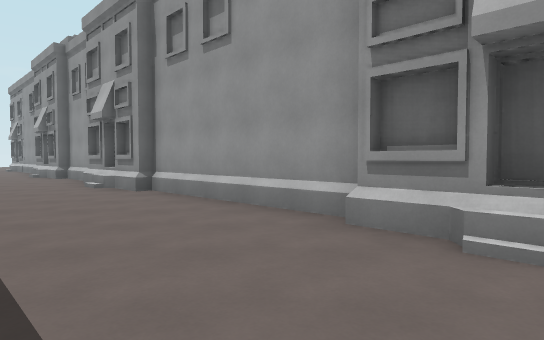
[1] (above)

19 first-person views from a walk through a level from a Godot 3-D game. The camera is 1.4 m above the floor, tilts 2° down and sees 75° across. The floor is counted in squares, 2.4 m on a side. Each view is taken from the middle of a square. On the plan, view 1 faces up. The plan holds only what a view shows up to about 10 squares ahead; the rest is blank. The place goes on beyond the plan. Surface patterns are stand-ins for the level's own textures.

[2]
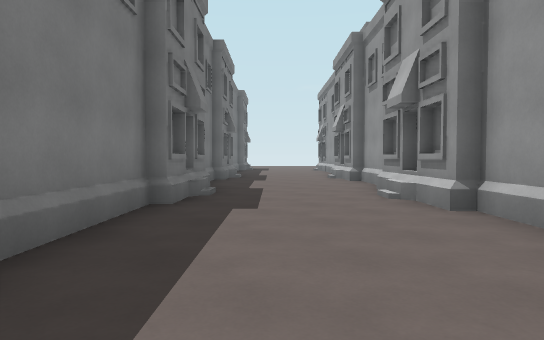

[3]
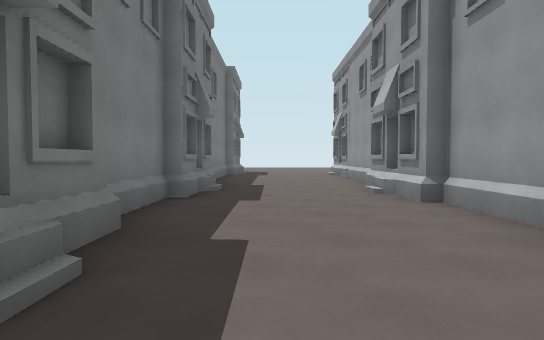

[4]
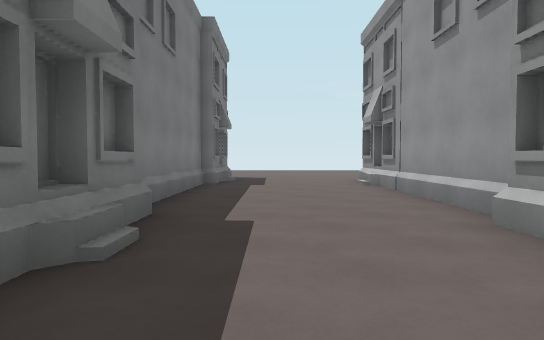

[5]
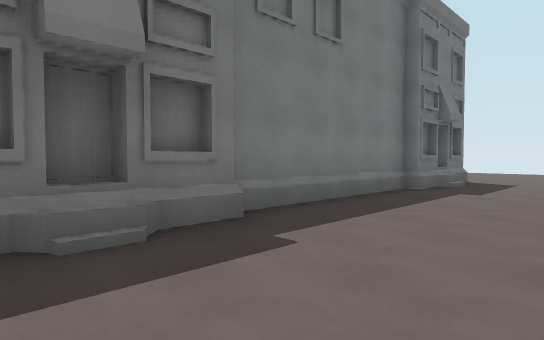

[6]
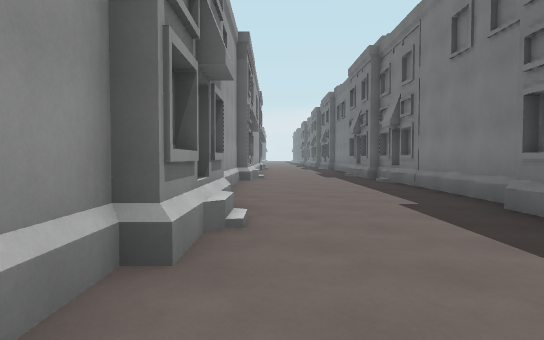

[7]
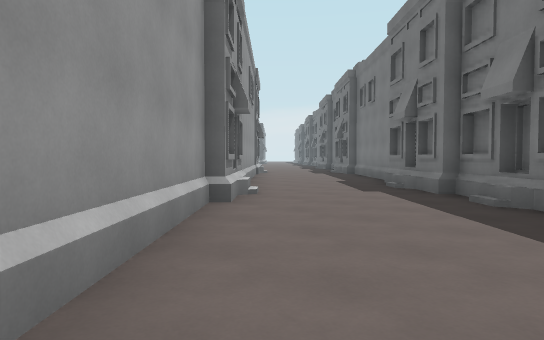

[8]
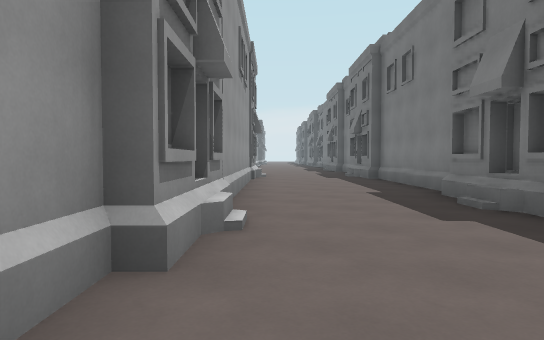

[9]
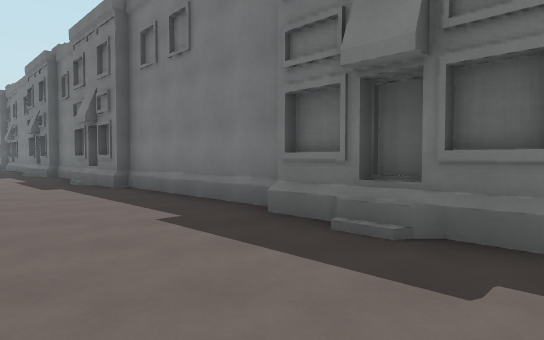

[10]
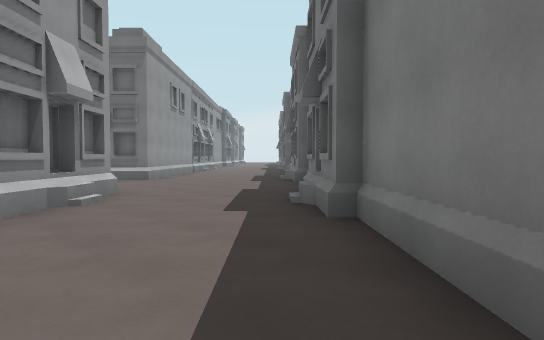

[11]
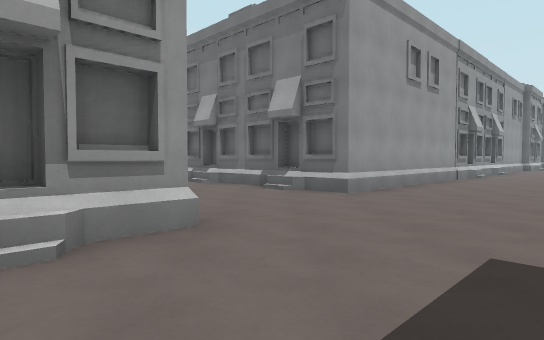

[12]
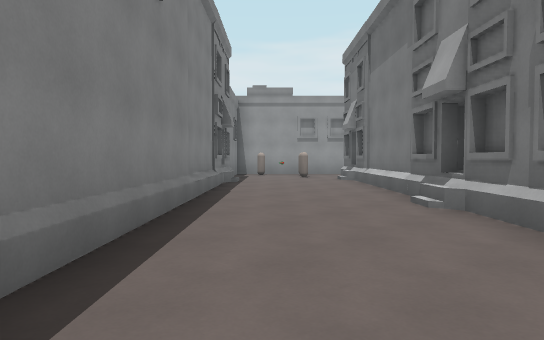

[13]
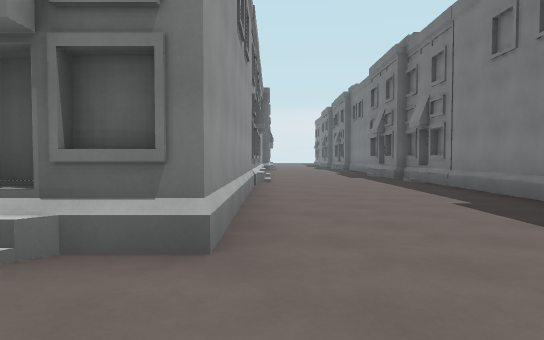

[14]
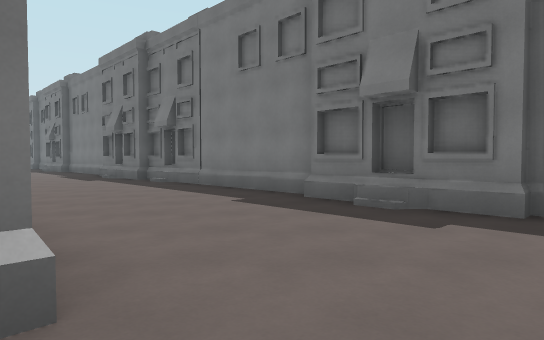

[15]
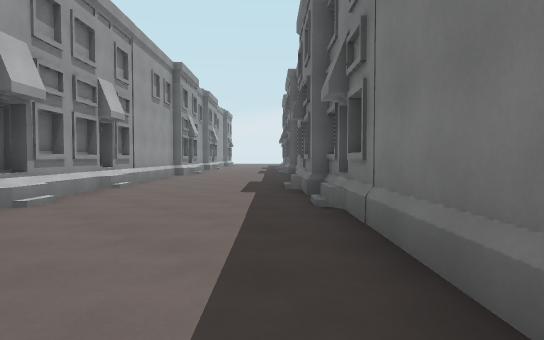

[16]
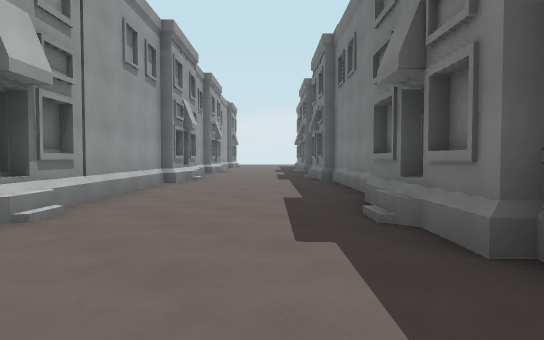

[17]
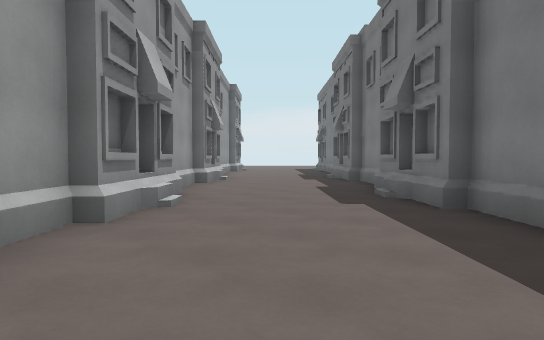

[18]
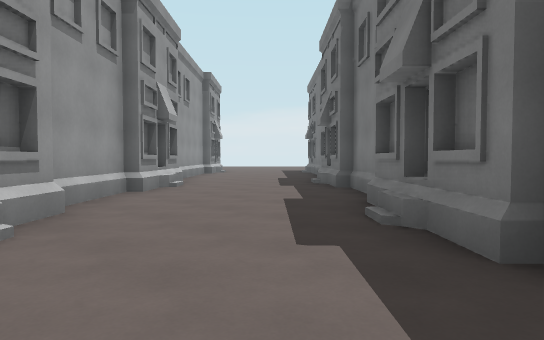

[19]
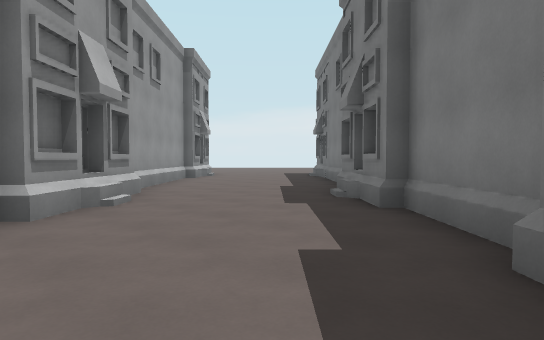

### Floor plan
Key: @ floor where view 1 was taken; # wall or solid block; . floor; / step, stairs or slope; B building.
Columns run from 14 left of view 1 to 28 right of it. Each row starts with its distance up from view 1.
 13 B....B#
 12 #.....##
 11 ##.....#B
 10  ##.....B##
  9   ##B....B##
  8    ##B....B#
  7     ##.....##
  6      ##B....###
  5         B....B##
  4          B....B##
  3          #.....B#           ##
  2          ##.....##         ##..
  1           ##/....##       ##....B
  0            ###@...##     ##....B#
 -1              #B....##   ##....###
 -2              ##B....## ##....B#
 -3               ##.....###....B##
 -4                ##.....B....B##
 -5                 ##B.......B##
 -6                    B.....B##
 -7                     B.....##
 -8                     #......##
 -9                     ##B.....#
-10                      ##B.....B
-11                       ##......##
-12                        ##......##
-13                         ##B.....##
-14                          ##B.....##
-15                           ###.....##
-16                              B.....##
-17                               ...../##
-18                               #.....B##
-19                               ##......##
-20                                ##B....B##
-21                                 ##B....B##
-22                                  ##......##
-23                                   ##B.....#

Where each view was taken, in squares from view 1:
view 1: 0 up, 0 right, facing up
view 2: 2 up, 1 left, facing up-left
view 3: 5 up, 4 left, facing up-left
view 4: 8 up, 7 left, facing up-left
view 5: 10 up, 7 left, facing left
view 6: 9 up, 6 left, facing down-right
view 7: 6 up, 3 left, facing down-right
view 8: 4 up, 1 left, facing down-right
view 9: 2 up, 1 right, facing down
view 10: 2 down, 2 right, facing down-right
view 11: 5 down, 5 right, facing right
view 12: 5 down, 9 right, facing up-right
view 13: 5 down, 9 right, facing down-right
view 14: 5 down, 10 right, facing down
view 15: 10 down, 10 right, facing down-right
view 16: 12 down, 13 right, facing down-right
view 17: 15 down, 17 right, facing down-right
view 18: 17 down, 18 right, facing down-right
view 19: 19 down, 20 right, facing down-right
